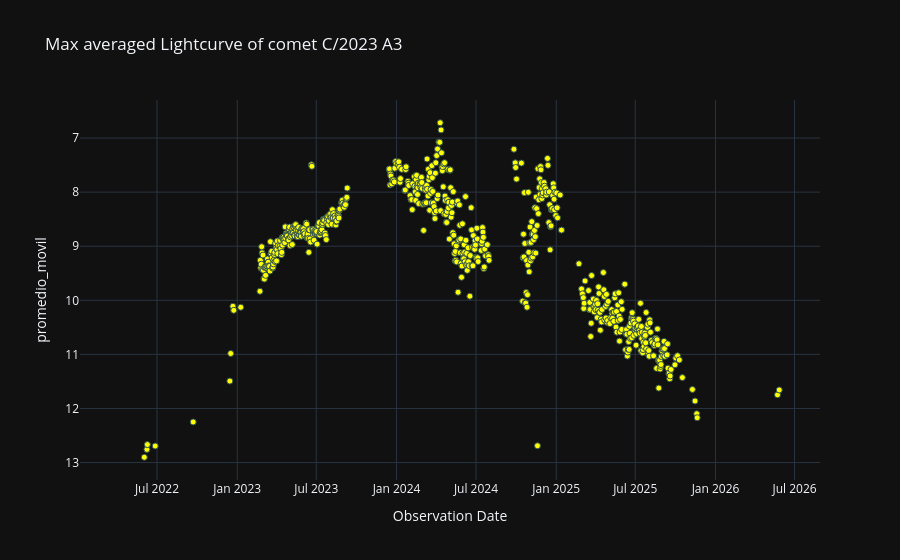

Notebook code for this chart:
### Code cell
# Gráfica de lus promediada
labels = {'obs_date':'Observation Date','magnitud_reducida':'Magnitude reduced'}
fig = px.scatter(curva_de_luz_externa_v1_df, x='obs_date', y='promedio_movil', template= 'plotly_dark', labels= labels, title=f'Max averaged Lightcurve of comet {nombre_cometa}')
fig.update_traces(marker=dict(color='yellow', size=6, line= dict(width=1, color='DarkSlateGrey')))
fig.update_yaxes(autorange="reversed")
fig.show()

### Figure 1 — Plotly figure (JSON) as saved in the notebook; plotly's stock layout.template omitted (floating-point values rounded to 4 significant figures; data arrays with more than 128 entries replaced by an {"elided": "..."} marker saying what was removed)
{"data": [{"hovertemplate": "Observation Date=%{x}<br>promedio_movil=%{y}<extra></extra>", "legendgroup": "", "marker": {"color": "yellow", "line": {"color": "DarkSlateGrey", "width": 1}, "size": 6, "symbol": "circle"}, "mode": "markers", "name": "", "orientation": "v", "showlegend": false, "type": "scatter", "x": {"elided": "710 str values"}, "xaxis": "x", "y": {"elided": "710 float values"}, "yaxis": "y"}], "layout": {"legend": {"tracegroupgap": 0}, "title": {"text": "Max averaged Lightcurve of comet C/2023 A3"}, "xaxis": {"anchor": "y", "domain": [0, 1], "title": {"text": "Observation Date"}}, "yaxis": {"anchor": "x", "autorange": "reversed", "domain": [0, 1], "title": {"text": "promedio_movil"}}}}
